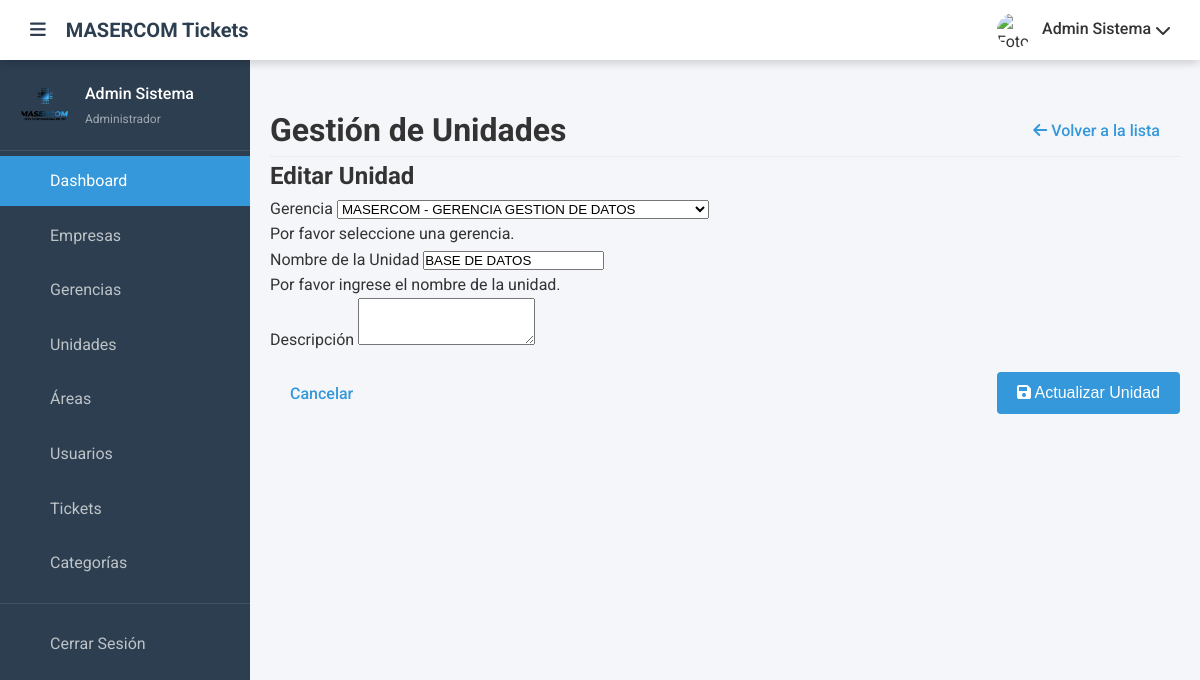
Screenshot of /admin/unidades.php?action=edit&id=1 (signed in) with the database file from the repository.
### tables this page shows
CREATE TABLE `unidades` (
  `id` int(11) NOT NULL,
  `id_gerencia` int(11) NOT NULL,
  `nombre` varchar(100) NOT NULL,
  `descripcion` text DEFAULT NULL,
  `estado` tinyint(1) DEFAULT 1,
  `fecha_creacion` datetime DEFAULT current_timestamp()
);

CREATE TABLE `gerencias` (
  `id` int(11) NOT NULL,
  `id_empresa` int(11) NOT NULL,
  `nombre` varchar(100) NOT NULL,
  `descripcion` text DEFAULT NULL,
  `estado` tinyint(1) DEFAULT 1,
  `fecha_creacion` datetime DEFAULT current_timestamp()
);

CREATE TABLE `empresas` (
  `id` int(11) NOT NULL,
  `nombre` varchar(100) NOT NULL,
  `direccion` text DEFAULT NULL,
  `telefono` varchar(20) DEFAULT NULL,
  `estado` tinyint(1) DEFAULT 1,
  `fecha_creacion` datetime DEFAULT current_timestamp()
);

### admin/unidades.php (the view, shortened to what this page needs)
<?php
$db = new Database();
$conn = $db->getConnection();
$action = $_GET['action'] ?? 'list';
$id = $_GET['id'] ?? 0;
if ($action == 'edit' && $id > 0) {
    $stmt = $conn->prepare("SELECT * FROM unidades WHERE id = :id");
    $stmt->bindParam(':id', $id);
    $stmt->execute();
    $unidad = $stmt->fetch(PDO::FETCH_ASSOC);
}
$query = "SELECT u.*, g.nombre as gerencia_nombre, e.nombre as empresa_nombre
          FROM unidades u
          JOIN gerencias g ON u.id_gerencia = g.id
          JOIN empresas e ON g.id_empresa = e.id
          ORDER BY e.nombre, g.nombre, u.nombre";
$stmt = $conn->query($query);
$unidades = $stmt->fetchAll(PDO::FETCH_ASSOC);
$gerencias = $conn->query("SELECT g.*, e.nombre as empresa_nombre
                           FROM gerencias g
                           JOIN empresas e ON g.id_empresa = e.id
                           WHERE g.estado = 1
                           ORDER BY e.nombre, g.nombre")->fetchAll(PDO::FETCH_ASSOC);
include_once '../includes/header.php';
?>
<!DOCTYPE html>
<html lang="es">
<head>
    <link rel="stylesheet" href="../assets/css/style.css">
    <link rel="stylesheet" href="../assets/css/dashboard.css">
    <link rel="stylesheet" href="https://cdn.datatables.net/1.11.5/css/jquery.dataTables.min.css">
    <link rel="stylesheet" href="https://cdnjs.cloudflare.com/ajax/libs/font-awesome/6.0.0-beta3/css/all.min.css">
    <link rel="stylesheet" href="../assets/css/profesional.css">
</head>
<body>
    <?php include '../includes/header.php'; ?>
    <div class="container">
        <?php include 'sidebar.php'; ?>
        <main class="main-content">
            <div class="page-header">
                <h1>Gestión de Unidades</h1>
                <div class="actions">
                    <?php if ($action != 'list'): ?>
                    <a href="unidades.php" class="btn btn-secondary"><i class="fas fa-arrow-left"></i> Volver a la lista</a>
                    <?php else: ?>
                    <a href="unidades.php?action=create" class="btn btn-primary"><i class="fas fa-plus"></i> Nueva Unidad</a>
                    <?php endif; ?>
                </div>
            </div>
            <?php if ($action == 'list'): ?>
                <div class="card">
                    <div class="card-body">
                        <table id="unidadesTable" class="display" style="width:100%">
                           <thead>
                                <tr>
                                    <th>ID</th>
                                    <th>Nombre</th>
                                    <th>Gerencia</th>
                                    <th>Empresa</th>
                                    <th>Estado</th>
                                    <th>Acciones</th>
                                </tr>
                            </thead>
                            <tbody>
                                <?php foreach ($unidades as $uni): ?>
                                    <tr>
                                        <td><?php echo $uni['id']; ?></td>
                                        <td><?php echo htmlspecialchars($uni['nombre']); ?></td>
                                        <td><?php echo htmlspecialchars($uni['gerencia_nombre']); ?></td>
                                        <td><?php echo htmlspecialchars($uni['empresa_nombre']); ?></td>
                                        <td><span class="badge <?php echo $uni['estado'] ? 'badge-success' : 'badge-danger'; ?>"><?php echo $uni['estado'] ? 'Activo' : 'Inactivo'; ?></span></td>
                                        <td>
                                            <a href="unidades.php?action=edit&id=<?php echo $uni['id']; ?>" class="btn btn-sm btn-primary" title="Editar"><i class="fas fa-edit"></i></a>
                                            <a href="unidades.php?toggle=1&id=<?php echo $uni['id']; ?>" class="btn btn-sm btn-<?php echo $uni['estado'] ? 'warning' : 'success'; ?>" title="<?php echo $uni['estado'] ? 'Desactivar' : 'Activar'; ?>"><i class="fas fa-<?php echo $uni['estado'] ? 'times' : 'check'; ?>"></i></a>
                                        </td>
                                    </tr>
                                <?php endforeach; ?>
                            </tbody>
                           </table>
                    </div>
                </div>
            <?php elseif ($action == 'create' || $action == 'edit'): ?>
                <div class="card">
                    <div class="card-header">
                        <h2><?php echo $action == 'create' ? 'Crear Nueva Unidad' : 'Editar Unidad'; ?></h2>
                    </div>
                    <div class="card-body">
                        <form method="POST" class="needs-validation" novalidate>
                            <div class="form-group">
                                <label for="id_gerencia">Gerencia</label>
                                <select class="form-control" id="id_gerencia" name="id_gerencia" required>
                                    <?php foreach ($gerencias as $ger): ?>
                                        <option value="<?php echo $ger['id']; ?>" <?php echo (isset($unidad) && $unidad['id_gerencia'] == $ger['id']) ? 'selected' : ''; ?>>
                                            <?php echo htmlspecialchars($ger['empresa_nombre'] . ' - ' . $ger['nombre']); ?>
                                        </option>
                                    <?php endforeach; ?>
                                </select>
                                <div class="invalid-feedback">Por favor seleccione una gerencia.</div>
                            </div>
                            <div class="form-group">
                                <label for="nombre">Nombre de la Unidad</label>
                                <input type="text" class="form-control" id="nombre" name="nombre" value="<?php echo isset($unidad) ? htmlspecialchars($unidad['nombre']) : ''; ?>" required>
                                <div class="invalid-feedback">Por favor ingrese el nombre de la unidad.</div>
                            </div>
                            <div class="form-group">
                                <label for="descripcion">Descripción</label>
                                <textarea class="form-control" id="descripcion" name="descripcion" rows="3"><?php echo isset($unidad) ? htmlspecialchars($unidad['descripcion']) : ''; ?></textarea>
                            </div>
                            <div class="form-actions">
                                <a href="unidades.php" class="btn btn-secondary">Cancelar</a>
                                <button type="submit" class="btn btn-primary"><i class="fas fa-save"></i> <?php echo $action == 'create' ? 'Crear Unidad' : 'Actualizar Unidad'; ?></button>
                            </div>
                        </form>
                    </div>
                </div>
            <?php endif; ?>
        </main>
    </div>
</body>
</html>

### assets/css/style.css (style rules this page uses)
:root { --primary-color: #3498db; --secondary-color: #2c3e50; --success-color: #2ecc71; --danger-color: #e74c3c; --warning-color: #f39c12; --info-color: #1abc9c; --light-color: #ecf0f1; --dark-color: #34495e; --white: #ffffff; --gray-light: #bdc3c7; --gray: #95a5a6; --gray-dark: #7f8c8d; }
* { margin: 0; padding: 0; box-sizing: border-box; }
body { font-family: 'Roboto', sans-serif; background-color: #f5f6fa; color: #333; line-height: 1.6; }
a { text-decoration: none; color: var(--primary-color); }
.container { display: flex; }
.main-content { flex: 1; padding: 20px; margin-left: 250px; margin-top: 60px; width: calc(100% - 250px); }
.btn { display: inline-block; padding: 12px 20px; border: none; border-radius: 4px; font-size: 16px; font-weight: 500; cursor: pointer; transition: all 0.3s; }
.btn-primary { background-color: var(--primary-color); color: var(--white); }

### assets/css/dashboard.css (style rules this page uses)
.page-header { display: flex; justify-content: space-between; align-items: center; margin-top: 25px; border-bottom: 1px solid #e9ecef; }

### assets/css/profesional.css (style rules this page uses)
:root { --primary-color: #3498db; --secondary-color: #2c3e50; --success-color: #2ecc71; --danger-color: #e74c3c; --warning-color: #f39c12; --info-color: #1abc9c; --light-color: #ecf0f1; --dark-color: #34495e; --white: #ffffff; --gray-light: #bdc3c7; --gray: #95a5a6; --gray-dark: #7f8c8d; }
* { margin: 0; padding: 0; box-sizing: border-box; }
body { font-family: 'Roboto', sans-serif; background-color: #f5f6fa; color: #333; line-height: 1.6; }
a { text-decoration: none; color: var(--primary-color); }
.container { display: flex; }
.main-content { flex: 1; padding: 20px; margin-left: 250px; width: calc(100% - 250px); }
.btn { display: inline-block; padding: 12px 20px; border: none; border-radius: 4px; font-size: 16px; font-weight: 500; cursor: pointer; transition: all 0.3s; }
.btn-primary { background-color: var(--primary-color); color: var(--white); }
.page-header { display: flex; justify-content: space-between; align-items: center; margin-top: 25px; border-bottom: 1px solid #e9ecef; }
.form-actions { display: flex; justify-content: space-between; align-items: center; gap: 1rem; margin-top: 1rem; }

### rows the page displays
unidades: id_gerencia "MASERCOM - GERENCIA GESTION DE DATOS", nombre "BASE DE DATOS"

### other values shown
SITE_NAME "MASERCOM Tickets"
$_SESSION['user_name'] "Admin Sistema"
